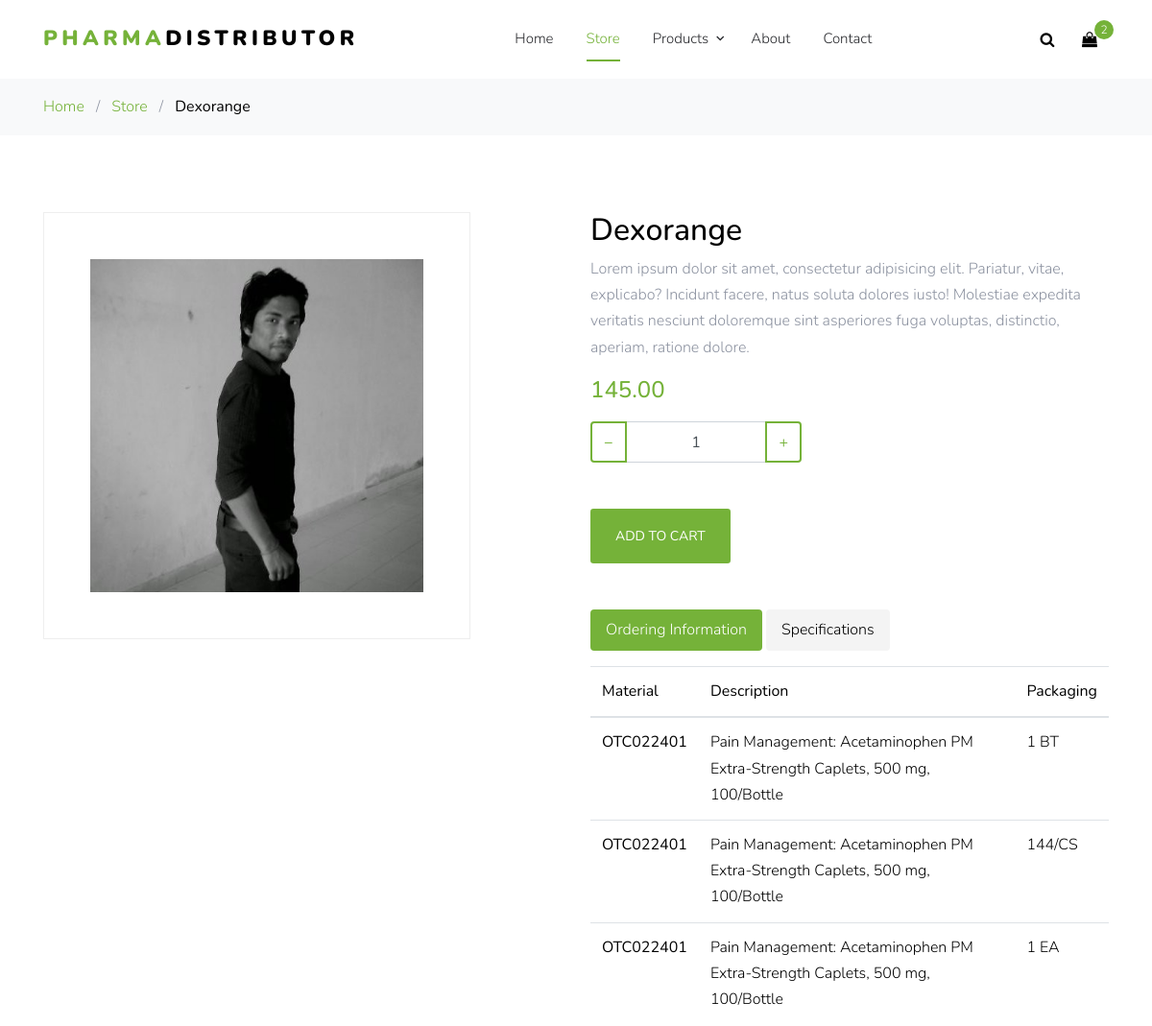
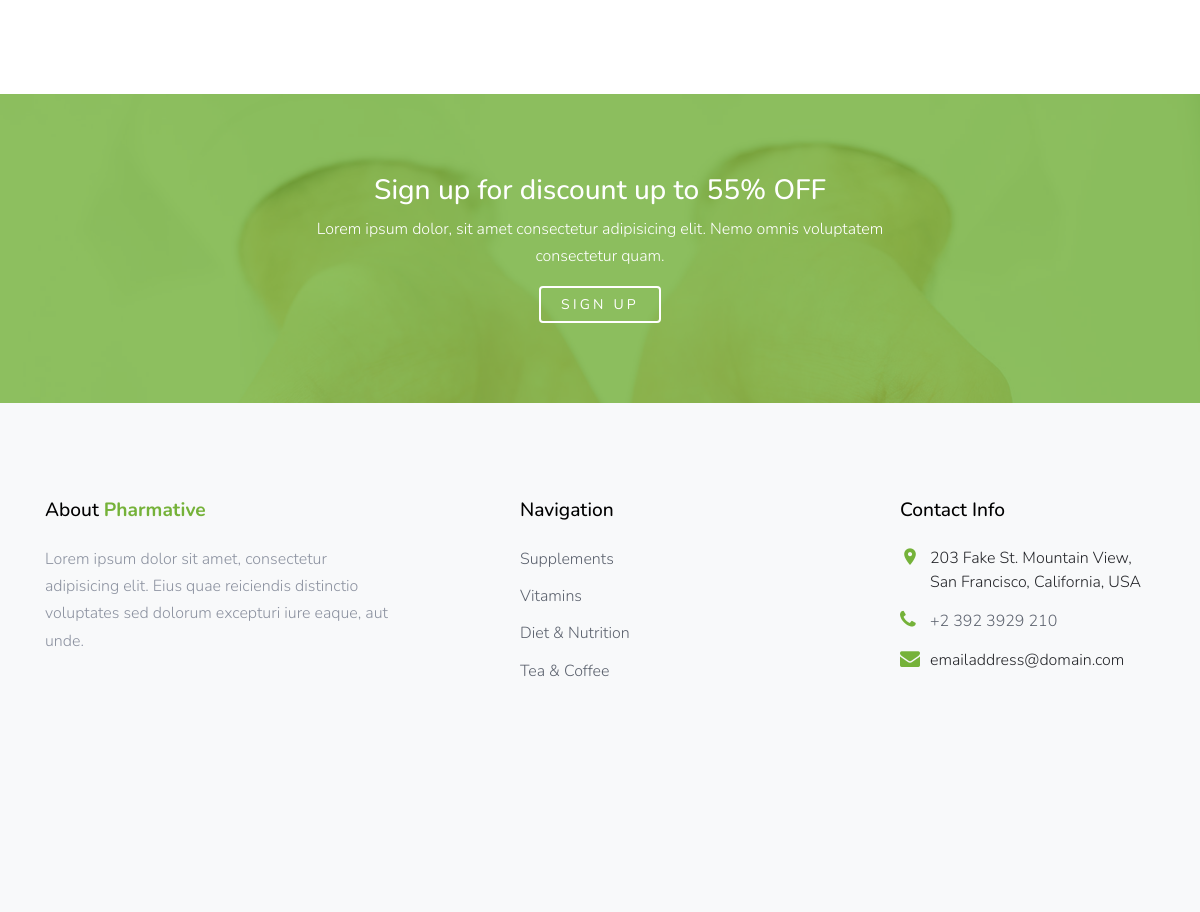
The app's page /products/detail/1 with its own data (2 pictures, top to bottom).
### product/models.py (models this page shows)
class product(models.Model):
    PRODUCT_TYPE = (
        ('Patent','Patent'),
        ('Generic','Generic')
    )
    product_name =  models.CharField(max_length=100)
    brand = models.ForeignKey('brand', on_delete=models.SET_NULL , null= True)
    product_Quality_type = models.CharField(max_length=100, choices=PRODUCT_TYPE)
    product_category = models.ForeignKey('product_category', on_delete=models.SET_NULL, null = True)
    price = models.DecimalField(max_digits=100, decimal_places=2)
    deal = models.CharField(max_length=100)
    discount = models.DecimalField(max_digits=100, decimal_places=2)
    image = models.ImageField(upload_to='product_image', blank=True, null=True)
    batch_number = models.CharField(max_length=100, blank=True, null=True)
    Stock_quantity = models.DecimalField(max_digits=1000, decimal_places=2, blank=True, null=True)
    Packing_Value = models.CharField(max_length=100,blank=True, null=True)
    MFG_Date = models.CharField(max_length=20, blank=True, null=True)
    EXP_Date = models.CharField(max_length=20, blank=True, null=True)
    Date_Of_Purchase_in_Stock = models.CharField(max_length=100, blank=True, null=True)
    Date_Of_Billing_From_Stock = models.CharField(max_length=100, blank=True, null=True)
    Supplier_detail = models.CharField(max_length=100)
    def __str__(self):
        return self.product_name

### product/views.py (the view)
# urls.py: path('detail/<post_id>', views.productdetails),
def productdetails(request,post_id):
    productdetails = product.objects.get(id=post_id)
    context = {'product_detail': productdetails}
    template = 'product/product_detail.html'
    return render(request, template, context)

### product/templates/product/product_detail.html (shortened to what this page needs)
{% load static %}
<!DOCTYPE html>
<html lang="en">
<head>
  <link rel="stylesheet" href="{% static 'fonts/icomoon/style.css' %}">
  <link rel="stylesheet" href="{% static 'css/bootstrap.min.css' %}">
  <link rel="stylesheet" href="{% static 'fonts/flaticon/font/flaticon.css' %}">
  <link rel="stylesheet" href="{% static 'css/magnific-popup.css' %}">
  <link rel="stylesheet" href="{% static 'css/jquery-ui.css' %}">
  <link rel="stylesheet" href="{% static 'css/owl.carousel.min.css' %}">
  <link rel="stylesheet" href="{% static 'css/owl.theme.default.min.css' %}">
  <link rel="stylesheet" href="{% static 'css/aos.css' %}">
  <link rel="stylesheet" href="{% static 'css/style.css' %}">
</head>
<body>
  <div class="site-wrap">
    <div class="site-navbar py-2">
      <div class="container">
        <div class="d-flex align-items-center justify-content-between">
          <div class="logo">
            <div class="site-logo">
              <a href="index.html" class="js-logo-clone"><strong class="text-primary">Pharma</strong>Distributor</a>
            </div>
          </div>
          <div class="main-nav d-none d-lg-block">
            <nav class="site-navigation text-right text-md-center" role="navigation">
              <ul class="site-menu js-clone-nav d-none d-lg-block">
                <li><a href="index.html">Home</a></li>
                <li class="active"><a href="shop.html">Store</a></li>
                <li class="has-children">
                  <a href="#">Products</a>
                </li>
                <li><a href="about.html">About</a></li>
                <li><a href="contact.html">Contact</a></li>
              </ul>
            </nav>
          </div>
          <div class="icons">
            <a href="#" class="icons-btn d-inline-block js-search-open"><span class="icon-search"></span></a>
            <a href="cart.html" class="icons-btn d-inline-block bag">
              <span class="icon-shopping-bag"></span>
              <span class="number">2</span>
            </a>
          </div>
        </div>
      </div>
    </div>
    <div class="bg-light py-3">
      <div class="container">
        <div class="row">
          <div class="col-md-12 mb-0"><a href="index.html">Home</a> <span class="mx-2 mb-0">/</span> <a
              href="shop.html">Store</a> <span class="mx-2 mb-0">/</span> <strong class="text-black">{{product_detail}}</strong></div>
        </div>
      </div>
    </div>
    <div class="site-section">
      <div class="container">
        <div class="row">
          <div class="col-md-5 mr-auto">
            <div class="border text-center">
              <img src="{{product_detail.image.url}}" alt="Image" class="img-fluid p-5">
            </div>
          </div>
          <div class="col-md-6">
            <h2 class="text-black">{{product_detail}}</h2>
            <p>Lorem ipsum dolor sit amet, consectetur adipisicing elit. Pariatur, vitae, explicabo? Incidunt facere, natus
              soluta dolores iusto! Molestiae expedita veritatis nesciunt doloremque sint asperiores fuga voluptas,
              distinctio, aperiam, ratione dolore.</p>
            <p><del></del>  <strong class="text-primary h4">{{product_detail.price}}</strong></p>
            <div class="mb-5">
              <div class="input-group mb-3" style="max-width: 220px;">
                <div class="input-group-prepend">
                  <button class="btn btn-outline-primary js-btn-minus" type="button">&minus;</button>
                </div>
                <input type="text" class="form-control text-center" value="1" placeholder=""
                  aria-label="Example text with button addon" aria-describedby="button-addon1">
                <div class="input-group-append">
                  <button class="btn btn-outline-primary js-btn-plus" type="button">&plus;</button>
                </div>
              </div>
            </div>
            <p><a href="cart.html" class="buy-now btn btn-sm height-auto px-4 py-3 btn-primary">Add To Cart</a></p>
            <div class="mt-5">
              <ul class="nav nav-pills mb-3 custom-pill" id="pills-tab" role="tablist">
                <li class="nav-item">
                  <a class="nav-link active" id="pills-home-tab" data-toggle="pill" href="#pills-home" role="tab"
                    aria-controls="pills-home" aria-selected="true">Ordering Information</a>
                </li>
                <li class="nav-item">
                  <a class="nav-link" id="pills-profile-tab" data-toggle="pill" href="#pills-profile" role="tab"
                    aria-controls="pills-profile" aria-selected="false">Specifications</a>
                </li>
              </ul>
              <div class="tab-content" id="pills-tabContent">
                <div class="tab-pane fade show active" id="pills-home" role="tabpanel" aria-labelledby="pills-home-tab">
                  <table class="table custom-table">
                    <thead>
                      <th>Material</th>
                      <th>Description</th>
                      <th>Packaging</th>
                    </thead>
                    <tbody>
                      <tr>
                        <th scope="row">OTC022401</th>
                        <td>Pain Management: Acetaminophen PM Extra-Strength Caplets, 500 mg, 100/Bottle</td>
                        <td>1 BT</td>
                      </tr>
                      <tr>
                        <th scope="row">OTC022401</th>
                        <td>Pain Management: Acetaminophen PM Extra-Strength Caplets, 500 mg, 100/Bottle</td>
                        <td>144/CS</td>
                      </tr>
                      <tr>
                        <th scope="row">OTC022401</th>
                        <td>Pain Management: Acetaminophen PM Extra-Strength Caplets, 500 mg, 100/Bottle</td>
                        <td>1 EA</td>
                      </tr>
                    </tbody>
                  </table>
                </div>
              </div>
            </div>
          </div>
        </div>
      </div>
    </div>
    <div class="site-section bg-image overlay" style="background-image: url('images/hero_bg_2.jpg');">
      <div class="container">
        <div class="row justify-content-center text-center">
         <div class="col-lg-7">
           <h3 class="text-white">Sign up for discount up to 55% OFF</h3>
           <p class="text-white">Lorem ipsum dolor, sit amet consectetur adipisicing elit. Nemo omnis voluptatem consectetur quam.</p>
           <p class="mb-0"><a href="#" class="btn btn-outline-white">Sign up</a></p>
         </div>
        </div>
      </div>
    </div>
    <footer class="site-footer bg-light">
      <div class="container">
        <div class="row">
          <div class="col-md-6 col-lg-4 mb-4 mb-lg-0">
            <div class="block-7">
              <h3 class="footer-heading mb-4">About <strong class="text-primary">Pharmative</strong></h3>
              <p>Lorem ipsum dolor sit amet, consectetur adipisicing elit. Eius quae reiciendis distinctio voluptates
                sed dolorum excepturi iure eaque, aut unde.</p>
            </div>
          </div>
          <div class="col-lg-3 mx-auto mb-5 mb-lg-0">
            <h3 class="footer-heading mb-4">Navigation</h3>
            <ul class="list-unstyled">
              <li><a href="#">Supplements</a></li>
              <li><a href="#">Vitamins</a></li>
              <li><a href="#">Diet &amp; Nutrition</a></li>
              <li><a href="#">Tea &amp; Coffee</a></li>
            </ul>
          </div>
          <div class="col-md-6 col-lg-3">
            <div class="block-5 mb-5">
              <h3 class="footer-heading mb-4">Contact Info</h3>
              <ul class="list-unstyled">
                <li class="address">203 Fake St. Mountain View, San Francisco, California, USA</li>
                <li class="phone"><a href="tel://23923929210">+2 392 3929 210</a></li>
                <li class="email">emailaddress@domain.com</li>
              </ul>
            </div>
          </div>
        </div>
        <div class="row pt-5 mt-5 text-center">
        </div>
      </div>
    </footer>
  </div>
</body>
</html>

### records on screen
product: product_name "Dexorange", image (picture), price "145.00"
